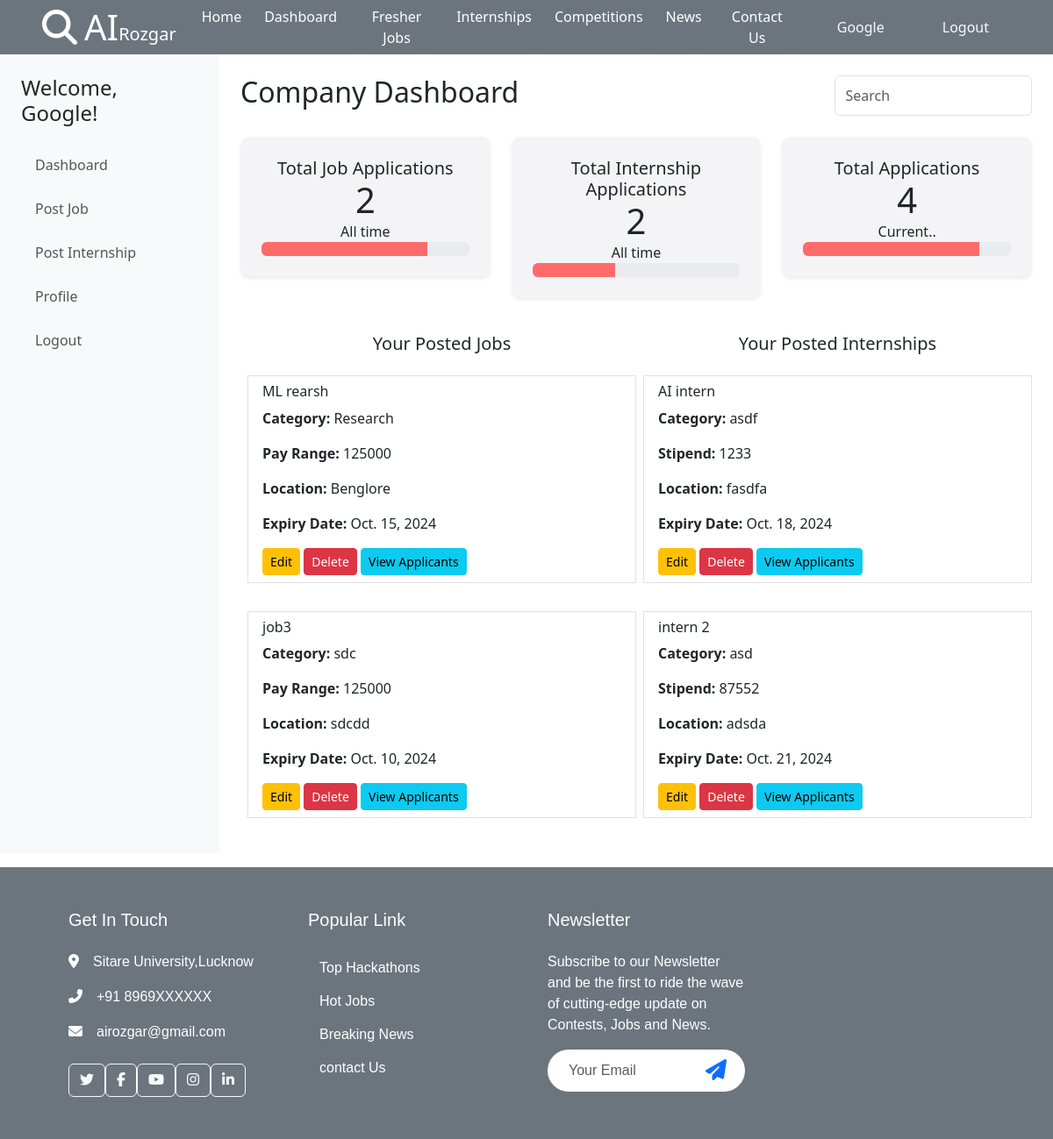
The app's page /company/ (signed in), older data.
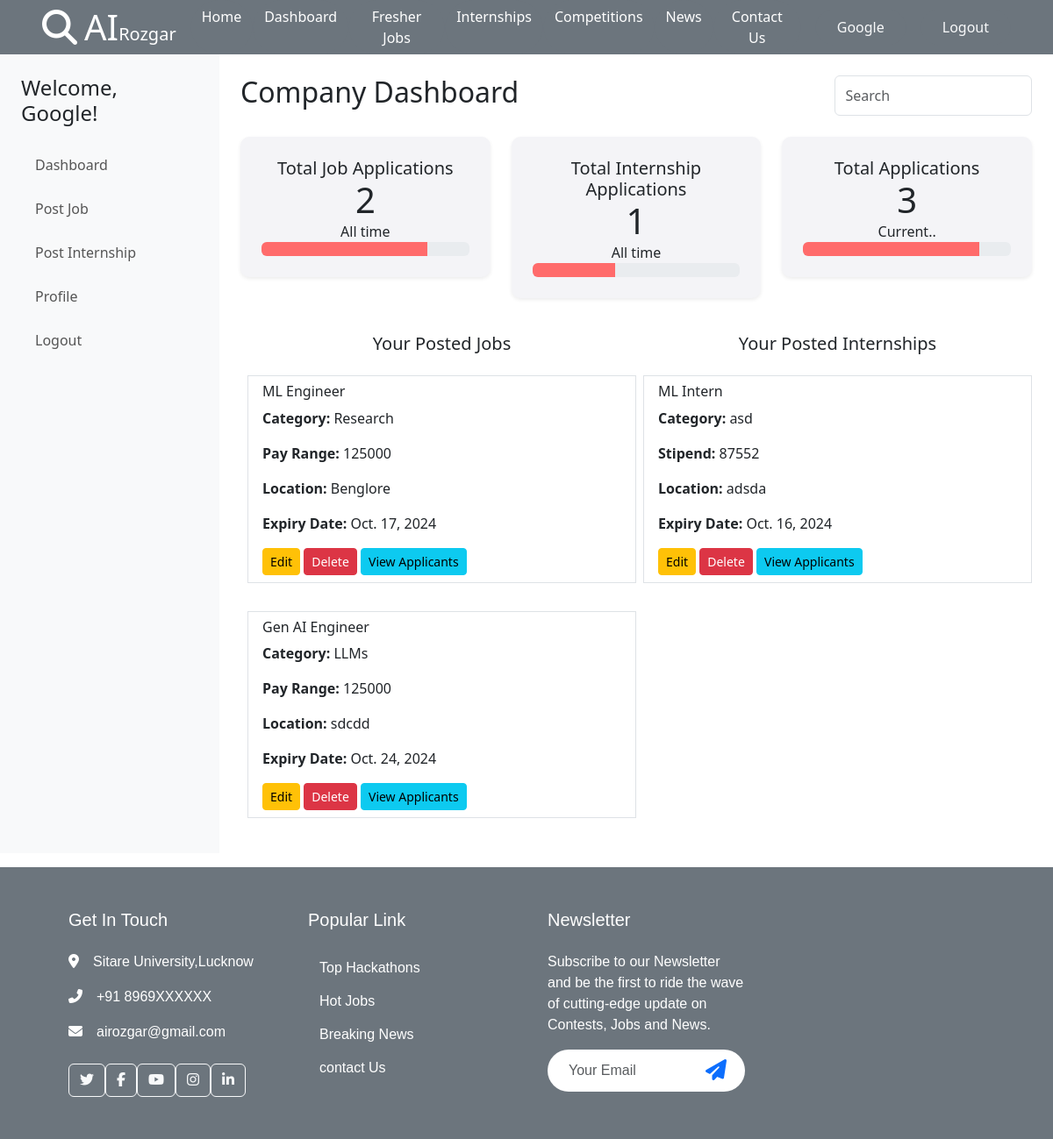
The same page, newer data.
### home/models.py (models this page shows, shortened)
class Company(models.Model):
    user = models.OneToOneField(User, on_delete=models.CASCADE)  # Connect with the User model
    company_name = models.CharField(max_length=255)
    phone_number = models.CharField(max_length=15)
    email = models.EmailField(max_length=255, default=f"{company_name}@gmail.com")
    website = models.URLField(max_length=255, default=f"{company_name}.com")
    location = models.CharField(max_length=255, blank=True, null=True)

class Job(models.Model):
    company = models.ForeignKey(Company, on_delete=models.CASCADE)
    title = models.CharField(max_length=255, default='Job')
    description = models.TextField()
    field = models.CharField(max_length=255)
    category = models.CharField(max_length=255)
    pay_range = models.CharField(max_length=20)
    location = models.CharField(max_length=255)
    expiry_date = models.DateField()
    created_date = models.DateField(auto_now_add=True)
    skills = models.TextField()
    student_applied = models.JSONField()  # To store hashmap of students applied

class Internship(models.Model):
    company = models.ForeignKey(Company, on_delete=models.CASCADE)
    title = models.CharField(max_length=255, default='Internship')
    description = models.TextField()
    field = models.CharField(max_length=255)
    category = models.CharField(max_length=255)
    stipend = models.CharField(max_length=20)
    location = models.CharField(max_length=255)
    expiry_date = models.DateField()
    created_date = models.DateField(auto_now_add=True)
    skills = models.TextField()
    student_applied = models.JSONField()  # To store hashmap of students applied

### home/views.py (the view)
# urls.py: path('company/', company, name='company'),
@login_required(login_url="/login/")
def company(request):
    company = request.user.company
    jobs = Job.objects.filter(company=company)
    internships = Internship.objects.filter(company=company)
    return render(request, 'company.html', {'jobs': jobs, 'internships': internships})

### home/templates/company.html (shortened to what this page needs)
{% extends 'base.html' %}
{% block start %}
<div class="d-flex">
    <div id="sidebar" class="bg-light p-4">
        <h4 class="mb-4">Welcome, {{ request.user.company.company_name }}!</span></h4>
        <ul class="nav flex-column">
            <li class="nav-item"><a href="/company/" class="nav-link">Dashboard</a></li>
            <li class="nav-item"><a href="/postjob/" class="nav-link">Post Job</a></li>
            <li class="nav-item"><a href="/postinternship/" class="nav-link">Post Internship</a></li>
            <li class="nav-item"><a href="/editcompany/" class="nav-link">Profile</a></li>
            <li class="nav-item"><a href="/logout/" class="nav-link material-symbols-sharp">Logout</a></li>
        </ul>
    </div>
    <div id="main-content" class="container-fluid p-4">
        <div class="d-flex justify-content-between mb-4">
            <h2>Company Dashboard</h2>
            <input type="text" class="form-control w-25" placeholder="Search">
        </div>
        <div class="row text-center">
            <div class="col-md-4">
                <div class="card p-4 shadow-sm">
                    <h5>Total Job Applications</h5>
                    <p class="display-6">{{ jobs.count }}</p>
                    <p>All time</p>
                    <div class="progress">
                        <div class="progress-bar" role="progressbar" style="width: 80%;"></div>
                    </div>
                </div>
            </div>
            <div class="col-md-4">
                <div class="card p-4 shadow-sm">
                    <h5>Total Internship Applications</h5>
                    <p class="display-6">{{ internships.count }}</p>
                    <p>All time</p>
                    <div class="progress">
                        <div class="progress-bar" role="progressbar" style="width: 40%;"></div>
                    </div>
                </div>
            </div>
            <div class="col-md-4">
                <div class="card p-4 shadow-sm">
                    <h5>Total Applications</h5>
                    <p class="display-6">{{ jobs.count|add:internships.count }}</p>
                    <p>Current..</p>
                    <div class="progress">
                        <div class="progress-bar" role="progressbar" style="width: 85%;"></div>
                    </div>
                </div>
            </div>
        </div>
        <div class="d-flex mt-4">
            <div class="w-50 pr-3 mx-2">
                <h5 class="text-center font-weight-bold mt-3">Your Posted Jobs</h5>
                <ul class="list-group">
                    {% for job in jobs %}
                    <div class="my-3">
                        <li class="list-group-item">
                            <h6>{{ job.title }}</h6>
                            <p><strong>Category:</strong> {{ job.category }}</p>
                            <p><strong>Pay Range:</strong> {{ job.pay_range }}</p>
                            <p><strong>Location:</strong> {{ job.location }}</p>
                            <p><strong>Expiry Date:</strong> {{ job.expiry_date }}</p>
                            <div class="mt-2">
                                <a href="{% url 'edit_job' job.id %}" class="btn btn-sm btn-warning">Edit</a>
                                <a href="{% url 'delete_job' job.id %}" class="btn btn-sm btn-danger">Delete</a>
                                <a href="{% url 'job_applicants' job.id %}" class="btn btn-sm btn-info">View Applicants</a>
                            </div>
                        </li>
                    </div>
                    {% empty %}
                    <li class="list-group-item">No jobs posted yet.</li>
                    {% endfor %}
                </ul>
            </div>
            <div class="w-50 pl-3">
                <h5 class="text-center font-weight-bold mt-3">Your Posted Internships</h5>
                <ul class="list-group">
                    {% for internship in internships %}
                    <div class="my-3">
                        <li class="list-group-item">
                            <h6>{{ internship.title }}</h6>
                            <p><strong>Category:</strong> {{ internship.category }}</p>
                            <p><strong>Stipend:</strong> {{ internship.stipend }}</p>
                            <p><strong>Location:</strong> {{ internship.location }}</p>
                            <p><strong>Expiry Date:</strong> {{ internship.expiry_date }}</p>
                            <div class="mt-2">
                                <a href="{% url 'edit_internship' internship.id %}" class="btn btn-sm btn-warning">Edit</a>
                                <a href="{% url 'delete_internship' internship.id %}" class="btn btn-sm btn-danger">Delete</a>
                                <a href="{% url 'internship_applicants' internship.id %}" class="btn btn-sm btn-info">View Applicants</a>
                            </div>
                        </li>
                    </div>
                    {% empty %}
                    <li class="list-group-item">No internships posted yet.</li>
                    {% endfor %}
                </ul>
            </div>
        </div>
    </div>
</div>
{% endblock %}

### home/templates/base.html (shortened to what this page needs)
<!DOCTYPE html>
<html lang="en">
<head>
  <link href="https://cdn.jsdelivr.net/npm/bootstrap@5.3.3/dist/css/bootstrap.min.css" rel="stylesheet"
>
  <link href="https://cdnjs.cloudflare.com/ajax/libs/font-awesome/6.6.0/css/all.min.css" rel="stylesheet">
  <link href="../static/css/style.css" rel="stylesheet">
</head>
<body>
  <nav class="navbar navbar-expand-lg bg-secondary px-4 px-lg-5 py-3 py-lg-0 sticky-top">
    <a href="" class="navbar-brand p-0">
      <h1 class="m-0 text-white"><i class="fas fa-search me-2"></i>AI<span class="fs-5">Rozgar</span></h1>
    </a>
    <div class="collapse navbar-collapse" id="navbarCollapse">
      <div class="navbar-nav ms-auto py-0">
        <a href="/" class="text-white nav-item btn btn-secondary text-light rounded-pill">Home</a>
        {% if request.user.is_authenticated and request.user.company %}
        <a href="/company/" class="text-white nav-item btn btn-secondary text-light rounded-pill">Dashboard</a>
        {% endif %}
        <a href="/job/" class="text-white nav-item btn btn-secondary text-light rounded-pill">Fresher Jobs</a>
        <a href="/internship/" class="text-white nav-item btn btn-secondary text-light rounded-pill">Internships</a>
        <a href="/contest/" class="text-white nav-item btn btn-secondary text-light rounded-pill">Competitions</a>
        <a href="/news/" class="text-white nav-item btn btn-secondary text-light rounded-pill">News</a>
        <a href="/contact/" class="text-white nav-item btn btn-secondary text-light rounded-pill">Contact Us</a>
      </div>
      {% if request.user.is_authenticated %}
      <a href="#" class="btn btn-secondary text-light rounded-pill py-2 px-4 ms-3">{{ request.user.first_name }}</a>
      <a href="/logout/" class="btn btn-secondary text-light rounded-pill py-2 px-4 ms-3">Logout</a>
      {% else %}
      <a href="/login/" class="btn btn-secondary text-light rounded-pill py-2 px-4 ms-3">Log In</a>
      {% endif %}
    </div>
  </nav>
  {% block start %}
  {% endblock %}
  <div class="bg-secondary footer mt-3">
    <div class="container py-5 px-lg-5">
      <div class="row g-5">
        <div class="col-md-6 col-lg-3">
          <h5 class="text-white mb-4">Get In Touch</h5>
          <p class="text-white"><i class="fa fa-map-marker-alt me-3"></i>Sitare University,Lucknow</p>
          <p class="text-white"><i class="fa fa-phone-alt me-3"></i>+91 8969XXXXXX</p>
          <p class="text-white"><i class="fa fa-envelope me-3"></i>airozgar@gmail.com</p>
          <div class="d-flex pt-2">
            <a class="btn btn-outline-light btn-social" href=""><i class="fab fa-twitter"></i></a>
            <a class="btn btn-outline-light btn-social" href=""><i class="fab fa-facebook-f"></i></a>
            <a class="btn btn-outline-light btn-social" href=""><i class="fab fa-youtube"></i></a>
            <a class="btn btn-outline-light btn-social" href=""><i class="fab fa-instagram"></i></a>
            <a class="btn btn-outline-light btn-social" href=""><i class="fab fa-linkedin-in"></i></a>
          </div>
        </div>
        <div class="col-md-6 col-lg-3">
          <h5 class="text-white mb-4">Popular Link</h5>
          <a class="btn text-white" href="/contest/">Top Hackathons</a>
          <a class="btn text-white" href="/job/">Hot Jobs</a>
          <a class="btn text-white" href="/news/">Breaking News</a>
          <a class="btn text-white" href="/contact/">contact Us</a>
        </div>
        <div class="col-md-6 col-lg-3">
          <h5 class="text-white mb-4">Newsletter</h5>
          <p class="text-white ">
            Subscribe to our Newsletter and be the first to ride the wave of
            cutting-edge update on Contests, Jobs and News.
          </p>
          <div class="position-relative w-100 mt-3">
            <input class="form-control border-0 rounded-pill w-100 ps-4 pe-5" type="text" placeholder="Your Email"
              style="height: 48px;">
            <button type="button" class="btn shadow-none position-absolute top-0 end-0 mt-1 me-2"> <i
                class="fa fa-paper-plane text-primary fs-4"></i></button>
          </div>
        </div>
      </div>
    </div>
</body>
</html>

### home/static/css/style.css (style rules this page uses)
.container { font-family: Verdana, Geneva, Tahoma, sans-serif; }

### home/templates/company.html (style rules this page uses)
#sidebar { width: 250px; min-height: 100vh; }
#main-content { flex: 1; background-color: #fff; }
.nav-link { color: #555; margin-bottom: 10px; font-size: 16px; }
.card { border-radius: 10px; border: none; background-color: #f4f4f7; }
.card h5, .card p { margin-bottom: 0; }
.progress-bar { background-color: #ff6b6b; }

Row changes from the older to the newer data that the page shows:
removed Internship: title "AI intern", category "asdf", stipend "1233", location "fasdfa", expiry_date "Oct. 18, 2024"
changed Job "Research": title "ML rearsh" → "ML Engineer"; expiry_date "Oct. 15, 2024" → "Oct. 17, 2024"
changed Job "sdcdd": title "job3" → "Gen AI Engineer"; category "sdc" → "LLMs"; expiry_date "Oct. 10, 2024" → "Oct. 24, 2024"
changed Internship "asd": title "intern 2" → "ML Intern"; expiry_date "Oct. 21, 2024" → "Oct. 16, 2024"
Text that changed along with them:
{{ internships.count }}: "2" → "1"
{{ jobs.count|add:internships.count }}: "4" → "3"
